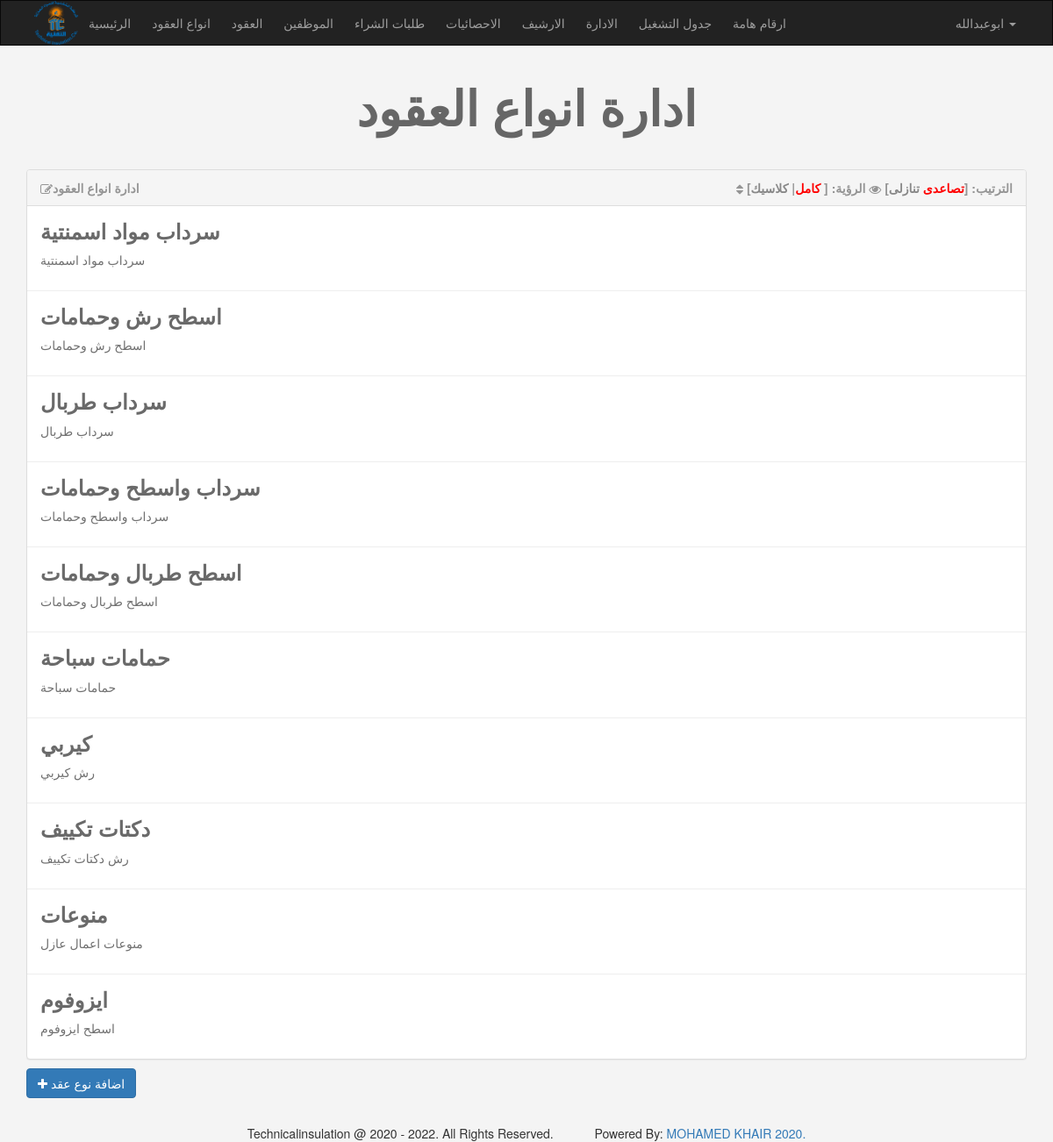
The app's page /admin/categories.php (signed in) with its own data.
### tables this page shows
CREATE TABLE `categories` (
  `ID` int(11) NOT NULL,
  `Name` varchar(255) NOT NULL,
  `Description` text NOT NULL,
  `Parent` int(11) NOT NULL,
  `Ordering` int(11) DEFAULT NULL,
  `Visibility` tinyint(4) NOT NULL DEFAULT 0,
  `Allow_Comment` tinyint(4) NOT NULL DEFAULT 0,
  `Allow_Ads` tinyint(4) NOT NULL DEFAULT 0
);

### admin/categories.php (the view, shortened to what this page needs)
<?php
if (isset($_SESSION['Username'])) {
    include 'init.php';
    $do = isset($_GET['do']) ? $_GET['do'] : 'manage';
    if ($do == 'manage') {
        $sort ="ASC";
      $stmt2 = $con->prepare("SELECT  * FROM categories WHERE parent = 0 ORDER BY Ordering  $sort ");
      $stmt2->execute();
      $cats = $stmt2->fetchAll();
      if (! empty($cats)){
      ?>
      <h1 class="text-center">ادارة انواع العقود</h1>
      <div class="container categories">
          <div class="panel panel-default">
                    <div class="panel-heading"> <i class="fa fa-edit"></i>ادارة انواع العقود
                       <div class="option pull-right">
                         <i class="fa fa-sort"></i> الترتيب:
                          [<a class="<?php if ($sort == 'ASC'){echo 'active';} ?>" href="?sort=ASC">تصاعدى</a>
                          <a class="<?php if ($sort == 'DESC'){echo 'active';} ?>" href="?sort=DESC">تنازلى</a>]
                          <i class="fa fa-eye"></i> الرؤية:
                         [ <span class="active" data-view="full"> كامل</span>|
                          <span data-view="classic"> كلاسيك</span>]
                       </div>
                    </div>
                       <div class="panel-body">
                          <?php
                          foreach($cats as $cat){
                             echo "<div class='cat'>";
                             echo "<h3>" . $cat['Name'] . '</h3>';
                             echo  "<div class='full-view'>";
                               echo "<p>"; if ($cat['Description'] == '') {echo 'لا يوجد وصف لهذا النوع '; } else { echo $cat['Description'] ;}echo "</p>";
                               echo  "</div>";
                             echo  "</div>";
                            echo  "<hr>";
                          }
                          ?>
                       </div>
          </div>
          <a  class="add-category btn btn-primary" href="categories.php?do=add"><i class="fa fa-plus"></i> اضافة نوع عقد </a>
      </div>
      <?php
      }
       ?>
<?php
    }
    include $tpl . 'footer.php';
  } else {
    header('location:index.php');
    exit();
}
?>

### admin/layout/css/backend.css (style rules this page uses)
body { background-color: #F4F4F4; text-transform: capitalize; }
h1 { font-size: 55px; margin: 40px 0; font-weight: bold; color: #666; }
.categories .panel-heading { color: #959595; font-weight: bold; }
.categories .panel-heading i { position: relative; top :1px; }
.categories .panel-body { padding: 0; }
.categories .option a { color: #888; text-decoration: none; }
.categories .option span { color: #888; cursor: pointer; }
.categories .option .active { color: #F00; }
.categories hr { margin-top: 0; margin-bottom: 0; }
.categories .cat { padding: 15px; position: relative; overflow: hidden; }
.categories .cat h3 { margin: 0 ; cursor: pointer; font-weight: bold; color: #6a6a6a; }
.categories .cat .full-view p { margin: 10px 0 ; color: #707070; }
.categories .add-category { margin-bottom: 30px; margin-top: -10px; }

### records on screen
categories: Name "سرداب مواد اسمنتية", Description "سرداب مواد اسمنتية"
categories: Name "اسطح رش وحمامات", Description "اسطح رش وحمامات"
categories: Name "سرداب طربال", Description "سرداب طربال"
categories: Name "سرداب واسطح وحمامات", Description "سرداب واسطح وحمامات"
categories: Name "اسطح طربال وحمامات", Description "اسطح طربال وحمامات"
categories: Name "حمامات سباحة", Description "حمامات سباحة"
categories: Name "كيربي", Description "رش كيربي"
categories: Name "دكتات تكييف", Description "رش دكتات تكييف"
categories: Name "منوعات", Description "منوعات اعمال عازل"
categories: Name "ايزوفوم", Description "اسطح ايزوفوم"

### other values on screen
lang('home_admin') "الرئيسية"
lang('categories') "انواع العقود"
lang('items') "العقود"
lang('members') "الموظفين"
lang('comments') "طلبات الشراء"
lang('statistics') "الاحصائيات"
lang('archives') "الارشيف"
lang('managers') "الادارة"
lang('itemsformans') "جدول التشغيل"
lang('phones') "ارقام هامة"
$_SESSION['Username'] "ابوعبدالله"
